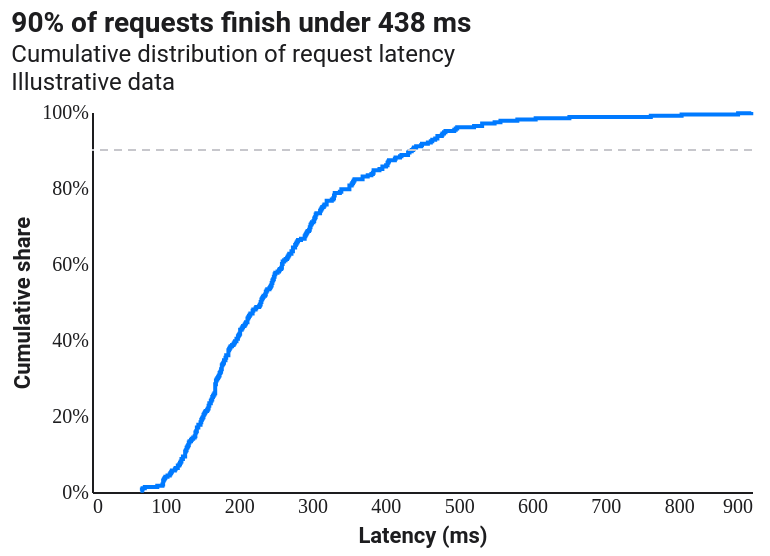

Describe this chart as a Vega-Lite specification.
### Vega-Lite specification from a JSON file in a GitHub repository (floating-point values rounded to 4 significant figures; data arrays with more than 128 entries replaced by an {"elided": "..."} marker saying what was removed)
{"$schema": "https://vega.github.io/schema/vega-lite/v5.json", "config": {"background": "#FFFFFF", "font": "Roboto, Roboto Serif, Roboto Mono, system-ui, sans-serif", "view": {"stroke": null, "cornerRadius": 10}, "axis": {"domain": true, "domainColor": "#1D1D1F", "labelColor": "#1D1D1F", "titleColor": "#1D1D1F", "grid": false, "ticks": false, "labelFont": "Roboto Mono", "titleFont": "Roboto"}, "axisTop": {"domain": false, "domainColor": null, "labels": false, "ticks": false, "title": null}, "axisRight": {"domain": false, "domainColor": null, "labels": false, "ticks": false, "title": null}, "legend": {"titleFont": "Roboto", "labelFont": "Roboto", "labelColor": "#1D1D1F", "titleColor": "#1D1D1F"}, "title": {"font": "Roboto", "fontSize": 14, "color": "#1D1D1F", "subtitleFont": "Roboto", "subtitleColor": "#1D1D1F"}, "range": {"category": ["#FF3B30", "#FF9500", "#FFCC00", "#28CD41", "#79DBDC", "#007AFF", "#AF52DE", "#FF2D55"]}, "bar": {"cornerRadiusEnd": 4}, "line": {"strokeWidth": 2}, "point": {"filled": true, "size": 40}}, "width": 330, "height": 190, "title": {"text": "90% of requests finish under 438 ms", "subtitle": ["Cumulative distribution of request latency", "Illustrative data"], "anchor": "start"}, "layer": [{"data": {"values": {"elided": "300 records"}}, "transform": [{"window": [{"op": "count", "as": "c"}], "sort": [{"field": "latency"}]}, {"joinaggregate": [{"op": "count", "as": "n"}]}, {"calculate": "datum.c/datum.n", "as": "cum"}], "mark": {"type": "line", "interpolate": "step-after", "color": "#007AFF"}, "encoding": {"x": {"field": "latency", "type": "quantitative", "axis": {"title": "Latency (ms)"}}, "y": {"field": "cum", "type": "quantitative", "axis": {"title": "Cumulative share", "format": "%"}}}}, {"data": {"values": [{"p": 0.9}]}, "mark": {"type": "rule", "color": "#C7C7CC", "strokeDash": [4, 3]}, "encoding": {"y": {"field": "p", "type": "quantitative"}}}]}
